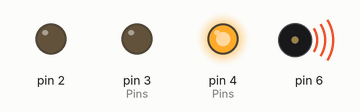
Recording of a sketch running on a simulated Arduino Uno, built with avr-gcc and run on an emulated ATmega328P. Parts: output pins drawn as LEDs (lit = HIGH), buzzer (waves = sounding).

Above: at 0.5 s.
At 1.5 s:
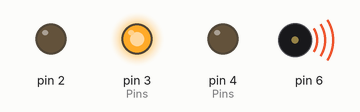
At 3.12 s:
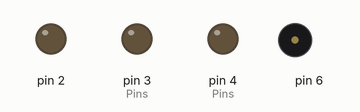
At 5.7 s:
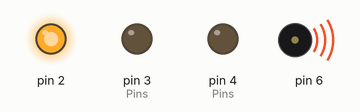
Timing chart, 0 to 7.2 s (numbered marks = the images above):
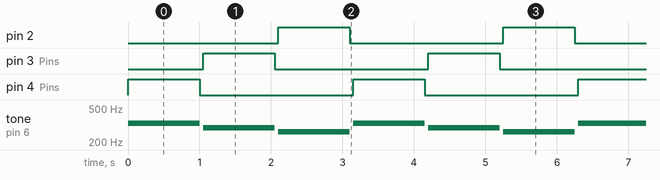

The sketch:

rgb_led.ino.ino
```cpp
namespace rgb_led
{
  enum Pin : uint8_t
  {
    red = 4,
    green = 3,
    blue = 2
  };

  static const Pin Pins[] = { red, green, blue };
};


namespace Sound
{

  uint8_t speaker {6};

  enum Note : uint16_t
  {
    a3 = 220,
    b3 = 247,
    c4 = 262,
    d4 = 294,
    e4 = 330
  };

  static const Note Notes[] = { a3, b3, c4, d4, e4 };

};


void setup()
{
  for ( const auto c : rgb_led::Pins )
  {
    pinMode(c, OUTPUT);
  }

  pinMode(Sound::speaker, OUTPUT);
}


void loop()
{
  for ( const auto c : rgb_led::Pins )
  {
    tone( Sound::speaker, Sound::Notes[c]);
    digitalWrite(c, HIGH);
    delay(1000);
    digitalWrite(c, LOW);
    noTone(Sound::speaker);
    delay(50);
  }
}
```

Measured:
- by itself, pin 2, pin 3 (Pins), pin 4 (Pins): alternates HIGH for 1.0 s and LOW for 2.2 s
- by itself, tone on pin 6: repeats every 3.2 s: silent 0.05 s, 294 Hz 1.0 s, silent 0.05 s, 262 Hz 1.0 s, silent 0.05 s, 330 Hz 1.0 s
